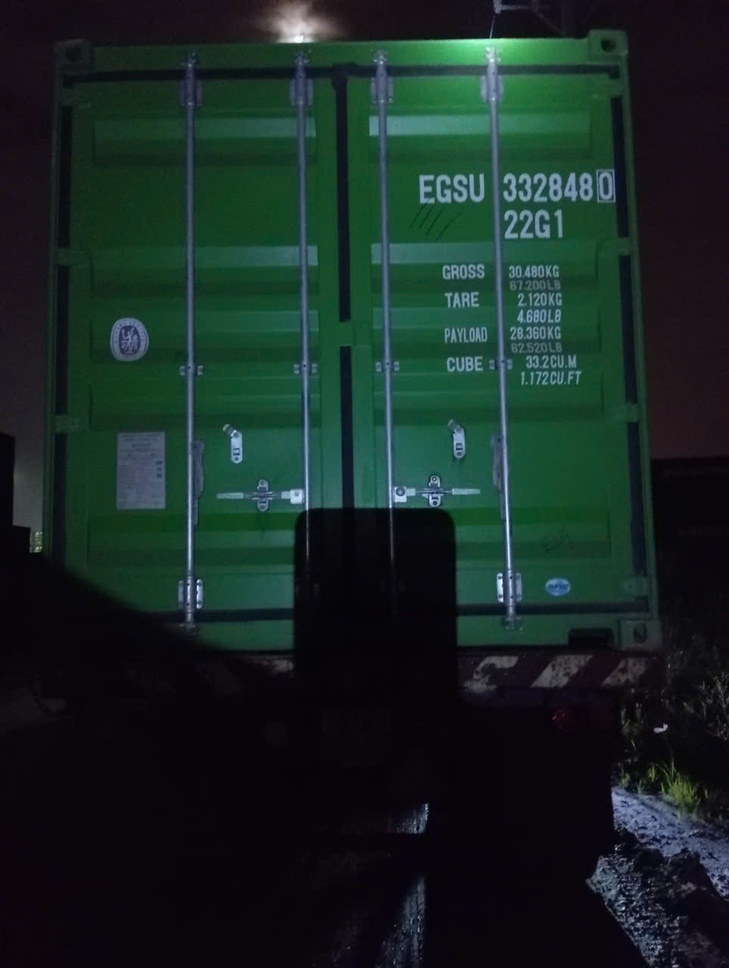
#> input picture test_image/egsu3328480.jpg, 729 x 968 px, shrunk from 963 x 1280 before the run
$ python -i preprocessing.py   (imports and definitions only)
#> lines starting #> are read from the running program, lines starting #| are printed output that depends on the picture; after the words box and inside, x2 and y2 are one past the last pixel; in counts of white or black regions, pixels touching at a corner belong together
#> further down, picture is the input picture: shape (968, 729, 3); mean B, G, R 36.6, 40.1, 24.1
import cv2

def clean_ocr_image(img):
    gray = cv2.cvtColor(img, cv2.COLOR_BGR2GRAY)
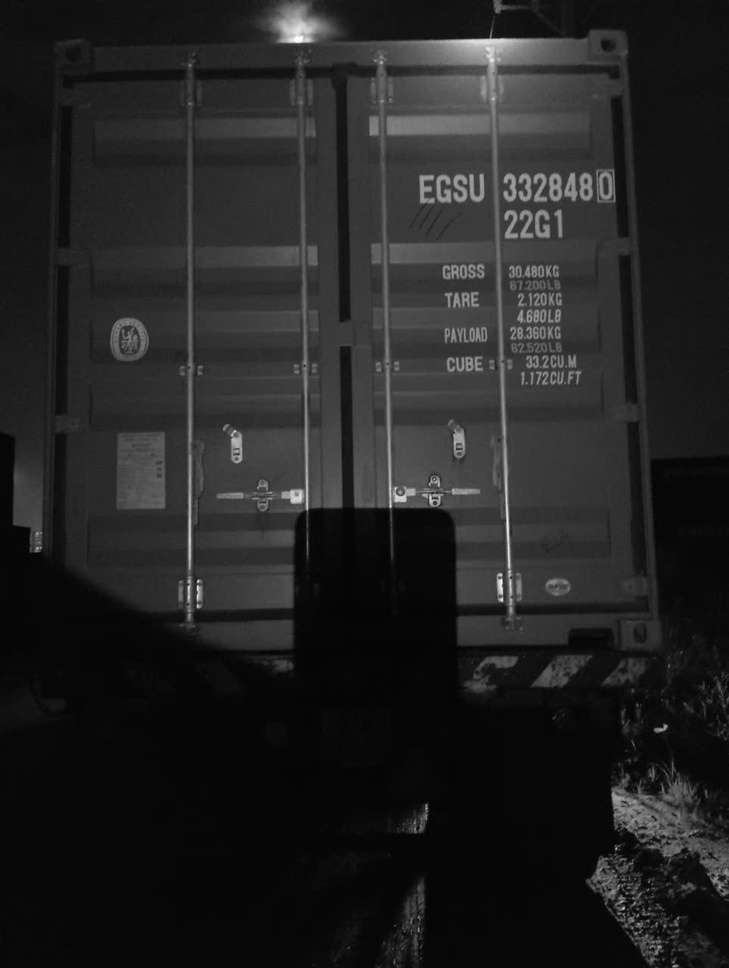
#> gray: shape (968, 729); min 1, max 254, mean 34.9
    # Apply thresholding and noise reduction
    blur = cv2.GaussianBlur(gray, (3, 3), 0)
    _, thresh = cv2.threshold(blur, 0, 255, cv2.THRESH_BINARY + cv2.THRESH_OTSU)
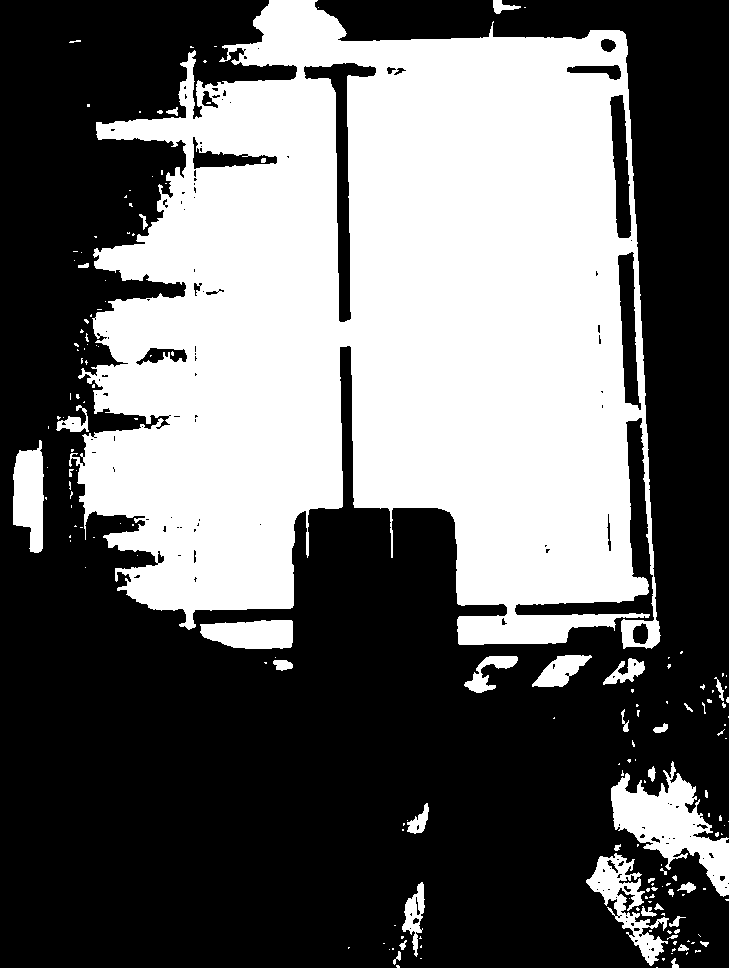
#> thresh: shape (968, 729); 40.4% white; 179 white regions (139 under 20 px), largest, box (x1, y1, x2, y2) and area: (69, 0, 661, 649) 264425, (611, 761, 729, 897) 6526, (586, 853, 669, 966) 2876
    return thresh

>>> import cv2
>>> picture = cv2.imread('test_image/egsu3328480.jpg')
>>> result = clean_ocr_image(picture)
